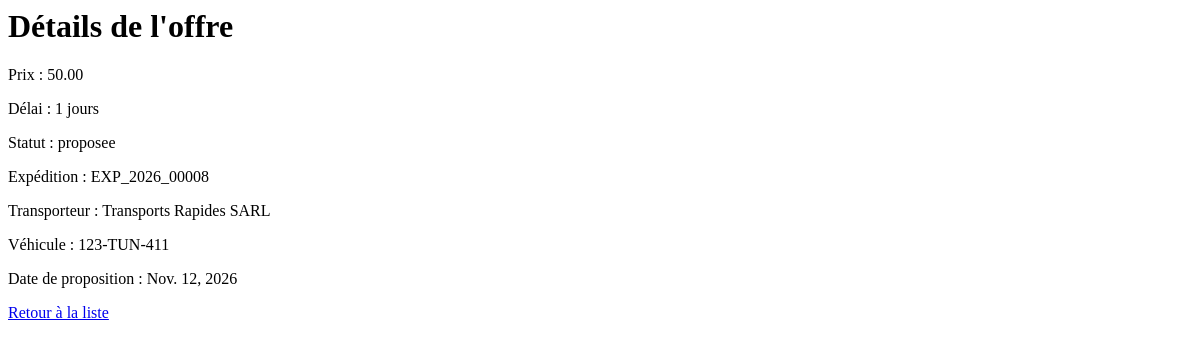
The app's page /offres/offre_details/2/, older data.
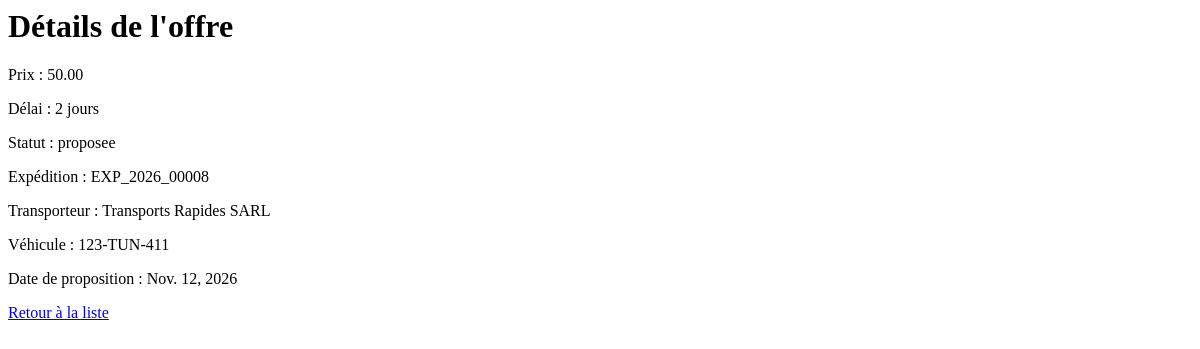
The same page, newer data.
### offre_App/models.py (models this page shows, shortened)
class Offre(models.Model):
    STATUT_CHOICES = [
        ('proposee', 'Proposée'),
        ('acceptee', 'Acceptée'),
        ('refusee', 'Refusée'),
        ('retiree', 'Retirée'),
    ]
    prix = models.DecimalField(
        max_digits=10,
        decimal_places=2,
        validators=[MinValueValidator(0.01)]
    )
    delai_jours = models.PositiveIntegerField(
        validators=[MinValueValidator(1)]
    )
    statut = models.CharField(
        max_length=20,
        choices=STATUT_CHOICES,
        default='proposee'
    )
    date_proposition = models.DateField(auto_now_add=True)
    expedition = models.ForeignKey(
        Exception,
        on_delete=models.CASCADE
    )
    transporteur = models.ForeignKey(
        Entreprise,
        on_delete=models.CASCADE
    )
    vehicule = models.ForeignKey(
        Vehicule,
        on_delete=models.CASCADE
    )
    created_at = models.DateTimeField(auto_now_add=True)
    updated_at = models.DateTimeField(auto_now=True)

### Exception_App/models.py (models this page shows, shortened)
class Exception(models.Model):
    reference = models.CharField(max_length=20, unique=True, blank=True)
    ville_depart = models.CharField(max_length=100)
    ville_arrivee = models.CharField(max_length=100)
    poids_kg = models.DecimalField(
        max_digits=10,
        decimal_places=2,
        validators=[MinValueValidator(0.01)]
    )
    date_souhaitee = models.DateField()
    description = models.TextField()
    statut = models.CharField(
        max_length=20,
        choices=[
            ('publiee', 'Publiée'),
            ('attribuee', 'Attribuée'),
            ('en_cours', 'En cours'),
            ('livree', 'Livrée'),
            ('annulee', 'Annulée')
        ],
        default='publiee'
    )
    created_at = models.DateTimeField(auto_now_add=True)
    updated_at = models.DateTimeField(auto_now=True)
    entreprise = models.ForeignKey('Entreprise_App.Entreprise', on_delete=models.CASCADE, related_name='exceptions', null=True)
    def __str__(self):
        return self.reference or f'{self.ville_depart} → {self.ville_arrivee}'

### Entreprise_App/models.py (models this page shows, shortened)
class Entreprise(models.Model):
    raison_sociale = models.CharField(max_length=200,null=False,blank=False)
    matricule_fiscale = models.CharField(max_length=17 ,unique=True, validators=[matricule_fiscale_validator])
    Type_entrprise = models.CharField(max_length=100,choices=[('chargeur','Chargeur'),('transporteur','Transporteur')],default='chargeur')
    adresse = models.TextField(
    validators=[
        MinLengthValidator(20, "L'adresse doit contenir au moins 20 caractères"),
        MaxLengthValidator(300, "L'adresse doit contenir au plus 300 caractères")
    ]
)
    created_at = models.DateTimeField(auto_now_add=True)
    updated_at = models.DateTimeField(auto_now=True)
    gerant =models.OneToOneField(utilisateur,on_delete=models.CASCADE,related_name='entreprise')
    def __str__(self):
        return self.raison_sociale

### vehicule_App/models.py (models this page shows)
class Vehicule(models.Model):
    immatriculation = models.CharField(
        max_length=11,
        unique=True
    )
    type_vehicule = models.CharField(
        max_length=20,
        choices=[
            ('camionnette', 'Camionnette'),
            ('fourgon', 'Fourgon'),
            ('camion porteur', 'Camion porteur'),
            ('porteur', 'Porteur')
        ]
    )
    capacite_kg = models.PositiveIntegerField(validators=[MinValueValidator(100,"capacité doit être supérieure à 100 kg")])
    disponible = models.BooleanField(default=True)
    created_at = models.DateTimeField(auto_now_add=True)
    updated_at = models.DateTimeField(auto_now=True)
    proprietaire = models.ForeignKey(
    Entreprise,
    on_delete=models.CASCADE,
    related_name='vehicules'
)
    def __str__(self):
        return self.immatriculation

### offre_App/views.py (the view)
class Offre_details(DetailView):
    model = Offre
    template_name = 'offre/details.html'
    context_object_name = 'off'

### templates/offre/details.html
<h1>Détails de l'offre</h1>
<p>Prix : {{ off.prix }}</p>
<p>Délai : {{ off.delai_jours }} jours</p>
<p>Statut : {{ off.statut }}</p>
<p>Expédition : {{ off.expedition }}</p>
<p>Transporteur : {{ off.transporteur }}</p>
<p>Véhicule : {{ off.vehicule }}</p>
<p>Date de proposition : {{ off.date_proposition }}</p>
<a href="{% url 'offre:offre_list' %}">
    Retour à la liste
</a>

Row changes from the older to the newer data that the page shows:
changed Offre "proposee": delai_jours "1" → "2"
